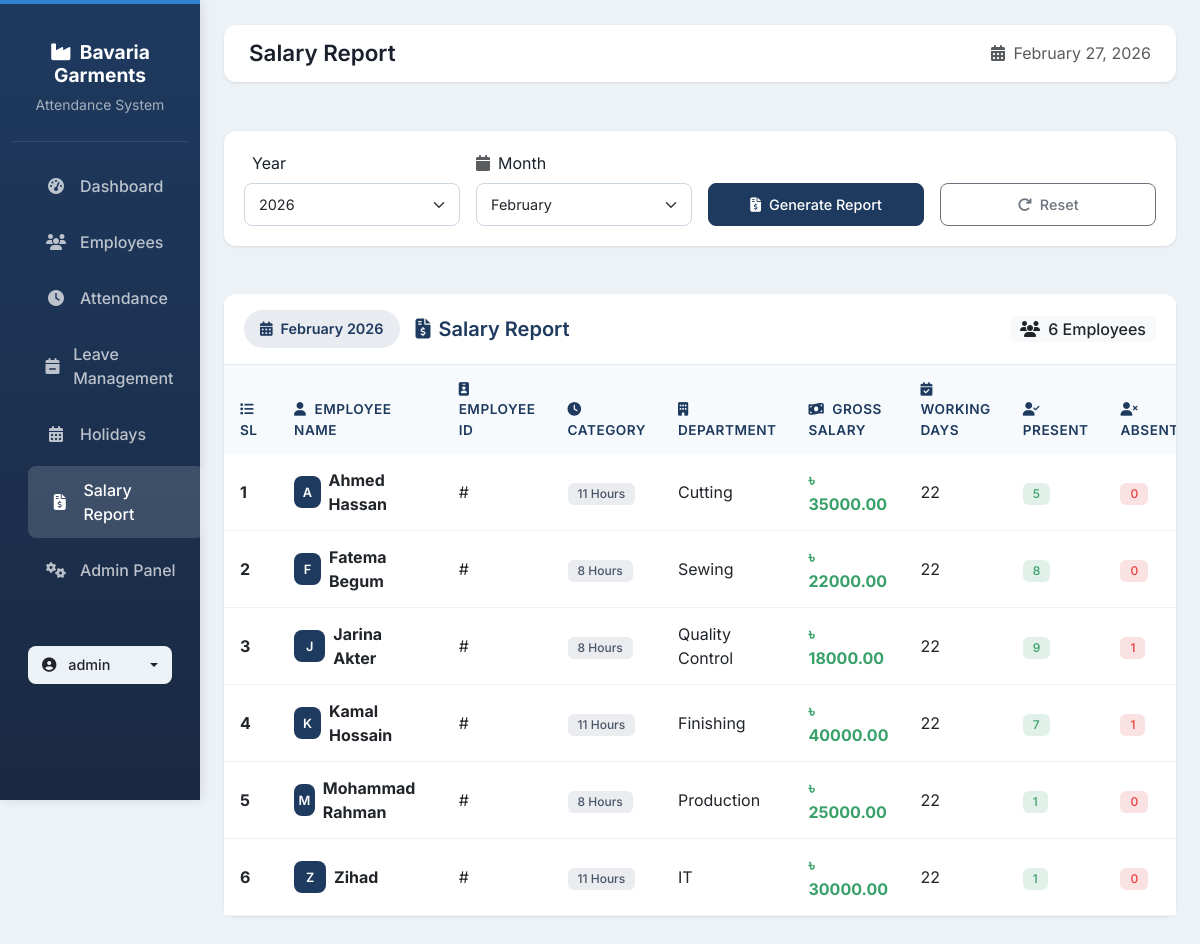
Screenshot of /dashboard/salary-report/ (signed in) with the database file from the repository.
### apps/accounts/models.py (models this page shows, shortened)
class User(AbstractUser):
    ROLE_CHOICES = (
        ('admin', 'Admin'),
        ('hr', 'HR'),
        ('viewer', 'Viewer'),
    )
    role = models.CharField(max_length=20, choices=ROLE_CHOICES, default='viewer')
    phone = models.CharField(max_length=20, blank=True)
    address = models.TextField(blank=True)
    profile_picture = models.ImageField(upload_to='profiles/', blank=True, null=True)
    created_at = models.DateTimeField(auto_now_add=True)
    updated_at = models.DateTimeField(auto_now=True)
    class Meta:
        db_table = 'users'
        verbose_name = _('user')
        verbose_name_plural = _('users')
        ordering = ['-date_joined']
    @property
    def is_admin(self):
        return self.role == 'admin' or self.is_superuser

### apps/employees/models.py (models this page shows, shortened)
class Employee(models.Model):
    CATEGORY_CHOICES = (
        ('8 hours', '8 Hours'),
        ('11 hours', '11 Hours'),
    )
    name = models.CharField(max_length=200)
    category = models.CharField(max_length=20, choices=CATEGORY_CHOICES, default='8 hours')
    gross_salary = models.DecimalField(max_digits=10, decimal_places=2)
    department = models.CharField(max_length=100)
    joining_date = models.DateField()
    status = models.BooleanField(default=True)
    is_repeated = models.BooleanField(default=False, help_text='Mark as duplicate/repeated record')
    created_at = models.DateTimeField(auto_now_add=True)
    updated_at = models.DateTimeField(auto_now=True)
    class Meta:
        db_table = 'employees'
        verbose_name = 'Employee'
        verbose_name_plural = 'Employees'
        ordering = ['-created_at']
    @property
    def required_hours_per_day(self):
        if self.category == '8 hours':
            return 8
        elif self.category == '11 hours':
            return 11
        return 8

### apps/dashboard/views.py (the view)
# urls.py: path('salary-report/', views.SalaryReportView.as_view(), name='salary_report'),
class SalaryReportView(LoginRequiredMixin, TemplateView):
    template_name = 'dashboard/salary_report.html'
    def get_context_data(self, **kwargs):
        context = super().get_context_data(**kwargs)
        year = self.request.GET.get('year', timezone.now().year)
        month = self.request.GET.get('month', timezone.now().month)
        try:
            year = int(year)
            month = int(month)
        except ValueError:
            year = timezone.now().year
            month = timezone.now().month
        employees = Employee.objects.filter(status=True).order_by('name')
        salary_data = []
        for employee in employees:
            service = SalaryCalculationService(employee, year, month)
            data = service.calculate_salary()
            salary_data.append(data)
        context['employees_salary'] = salary_data
        context['selected_year'] = year
        context['selected_month'] = month
        context['month_name'] = calendar.month_name[month]
        current_year = timezone.now().year
        context['years'] = range(current_year - 2, current_year + 3)
        context['months'] = [(m, calendar.month_name[m]) for m in range(1, 13)]
        return context

### templates/dashboard/salary_report.html (shortened to what this page needs)
{% extends 'base.html' %}
{% load static %}
{% block page_title %}Salary Report{% endblock %}
{% block content %}
<div class="row">
    <div class="col-12">
        <div class="filter-section mt-4">
            <form method="get" class="row g-3">
                <div class="col-md-3">
                    <label for="year" class="form-label">Year</label>
                    <select name="year" id="year" class="form-select">
                        {% for y in years %}
                        <option value="{{ y }}" {% if y == selected_year %}selected{% endif %}>{{ y }}</option>
                        {% endfor %}
                    </select>
                </div>
                <div class="col-md-3">
                    <label for="month" class="form-label"><i class="fas fa-calendar me-2 text-muted"></i>Month</label>
                    <select name="month" id="month" class="form-select">
                        {% for m, month_name in months %}
                        <option value="{{ m }}" {% if m == selected_month %}selected{% endif %}>{{ month_name }}</option>
                        {% endfor %}
                    </select>
                </div>
                <div class="col-md-3 d-flex align-items-end">
                    <button type="submit" class="btn btn-primary w-100">
                        <i class="fas fa-file-invoice-dollar me-2"></i>Generate Report
                    </button>
                </div>
                <div class="col-md-3 d-flex align-items-end">
                    <a href="{% url 'dashboard:salary_report' %}" class="btn btn-outline-secondary w-100">
                        <i class="fas fa-redo me-2"></i>Reset
                    </a>
                </div>
            </form>
        </div>
    </div>
</div>
<div class="row mt-4">
    <div class="col-12">
        <div class="card">
            <div class="card-header bg-white d-flex justify-content-between align-items-center">
                <div class="d-flex align-items-center">
                    <span class="month-badge me-3">
                        <i class="fas fa-calendar-alt me-2"></i>{{ month_name }} {{ selected_year }}
                    </span>
                    <h5 class="mb-0 header-text"><i class="fas fa-file-invoice-dollar me-2"></i>Salary Report</h5>
                </div>
                <span class="badge bg-light text-dark fs-6">
                    <i class="fas fa-users me-1"></i> {{ employees_salary|length }} Employees
                </span>
            </div>
            <div class="card-body p-0">
                <div class="table-responsive">
                    <table class="table table-hover mb-0">
                        <thead>
                            <tr>
                                <th><i class="fas fa-list me-2"></i>SL</th>
                                <th><i class="fas fa-user me-2"></i>Employee Name</th>
                                <th><i class="fas fa-id-badge me-2"></i>Employee ID</th>
                                <th><i class="fas fa-clock me-2"></i>Category</th>
                                <th><i class="fas fa-building me-2"></i>Department</th>
                                <th><i class="fas fa-money-bill-wave me-2"></i>Gross Salary</th>
                                <th><i class="fas fa-calendar-check me-2"></i>Working Days</th>
                                <th><i class="fas fa-user-check me-2"></i>Present</th>
                                <th><i class="fas fa-user-times me-2"></i>Absent</th>
                            </tr>
                        </thead>
                        <tbody>
                            {% for data in employees_salary %}
                            <tr>
                                <td><span class="fw-bold">{{ forloop.counter }}</span></td>
                                <td>
                                    <div class="d-flex align-items-center">
                                        <div class="employee-avatar-sm me-2" style="width:32px;height:32px;background:#1e3a5f;border-radius:8px;display:flex;align-items:center;justify-content:center;color:white;font-weight:600;font-size:0.8rem;">
                                            {{ data.employee.name|make_list|first|upper }}
                                        </div>
                                        <strong>{{ data.employee.name }}</strong>
                                    </div>
                                </td>
                                <td>#{{ data.employee.employee_id }}</td>
                                <td><span class="badge" style="background: rgba(113, 128, 150, 0.15); color: #4a5568;">{{ data.employee.get_category_display }}</span></td>
                                <td>{{ data.employee.department }}</td>
                                <td class="fw-bold" style="color: #38a169;">৳ {{ data.gross_salary|floatformat:2 }}</td>
                                <td>{{ data.working_days }}</td>
                                <td><span class="badge" style="background: rgba(56, 161, 105, 0.15); color: #38a169;">{{ data.present_days }}</span></td>
                                <td><span class="badge" style="background: rgba(229, 62, 62, 0.15); color: #e53e3e;">{{ data.absent_days }}</span></td>
                            </tr>
                            {% endfor %}
                        </tbody>
                    </table>
                </div>
            </div>
        </div>
    </div>
</div>
{% endblock %}

### templates/base.html (shortened to what this page needs)
{% load static %}
<!DOCTYPE html>
<html lang="en">
<head>
    <link href="https://cdn.jsdelivr.net/npm/bootstrap@5.3.0/dist/css/bootstrap.min.css" rel="stylesheet">
    <link href="https://cdnjs.cloudflare.com/ajax/libs/font-awesome/6.4.0/css/all.min.css" rel="stylesheet">
</head>
<body>
    <div class="container-fluid">
        <div class="row">
            {% if user.is_authenticated %}
            <nav class="col-md-3 col-lg-2 d-md-block sidebar collapse show">
                <div class="position-sticky pt-3">
                    <div class="brand-section">
                        <h4><i class="fas fa-industry me-2"></i>Bavaria Garments</h4>
                        <small style="color: rgba(255,255,255,0.6);">Attendance System</small>
                    </div>
                    <ul class="nav flex-column mt-3">
                        <li class="nav-item">
                            <a href="{% url 'dashboard:dashboard' %}" class="{% if request.resolver_match.url_name == 'dashboard' %}active{% endif %}">
                                <i class="fas fa-tachometer-alt"></i> Dashboard
                            </a>
                        </li>
                        {% if user.is_admin or user.is_hr %}
                        <li class="nav-item">
                            <a href="{% url 'employees:employee_list' %}" class="{% if 'employees' in request.path %}active{% endif %}">
                                <i class="fas fa-users"></i> Employees
                            </a>
                        </li>
                        <li class="nav-item">
                            <a href="{% url 'attendance:attendance_list' %}" class="{% if 'attendance' in request.path %}active{% endif %}">
                                <i class="fas fa-clock"></i> Attendance
                            </a>
                        </li>
                        <li class="nav-item">
                            <a href="{% url 'leave:leave_list' %}" class="{% if 'leave' in request.path %}active{% endif %}">
                                <i class="fas fa-calendar-minus"></i> Leave Management
                            </a>
                        </li>
                        <li class="nav-item">
                            <a href="{% url 'holidays:holiday_list' %}" class="{% if 'holidays' in request.path %}active{% endif %}">
                                <i class="fas fa-calendar-alt"></i> Holidays
                            </a>
                        </li>
                        {% endif %}
                        <li class="nav-item">
                            <a href="{% url 'dashboard:salary_report' %}" class="{% if 'salary' in request.path %}active{% endif %}">
                                <i class="fas fa-file-invoice-dollar"></i> Salary Report
                            </a>
                        </li>
                        {% if user.is_admin %}
                        <li class="nav-item">
                            <a href="/admin" target="_blank">
                                <i class="fas fa-cogs"></i> Admin Panel
                            </a>
                        </li>
                        {% endif %}
                    </ul>
                    <div class="mt-4 px-3">
                        <div class="dropdown">
                            <button class="btn user-dropdown dropdown-toggle w-100 d-flex align-items-center justify-content-between" type="button" data-bs-toggle="dropdown">
                                <span><i class="fas fa-user-circle me-2"></i> {{ user.username }}</span>
                            </button>
                        </div>
                    </div>
                </div>
            </nav>
            {% endif %}
            <main class="col-md-9 ms-sm-auto col-lg-10 px-md-4 main-content">
                {% if user.is_authenticated %}
                <nav class="modern-navbar d-flex justify-content-between align-items-center">
                    <div class="d-flex align-items-center">
                        <h1 class="page-title">{% block page_title %}Dashboard{% endblock %}</h1>
                    </div>
                    <div class="d-flex align-items-center">
                        <span class="text-muted">
                            <i class="fas fa-calendar-alt me-1"></i> {% now "F j, Y" %}
                        </span>
                    </div>
                </nav>
                {% endif %}
                {% block content %}{% endblock %}
            </main>
        </div>
    </div>
</body>
</html>

### rows the page displays
User: username "admin"
Employee: employee.name|make_list "A", employee.name "Ahmed Hassan", employee.category "11 Hours", employee.department "Cutting", gross_salary "35000.00"
Employee: employee.name|make_list "F", employee.name "Fatema Begum", employee.category "8 Hours", employee.department "Sewing", gross_salary "22000.00"
Employee: employee.name|make_list "J", employee.name "Jarina Akter", employee.category "8 Hours", employee.department "Quality Control", gross_salary "18000.00"
Employee: employee.name|make_list "K", employee.name "Kamal Hossain", employee.category "11 Hours", employee.department "Finishing", gross_salary "40000.00"
Employee: employee.name|make_list "M", employee.name "Mohammad Rahman", employee.category "8 Hours", employee.department "Production", gross_salary "25000.00"
Employee: employee.name|make_list "Z", employee.name "Zihad", employee.category "11 Hours", employee.department "IT", gross_salary "30000.00"

### other values shown
{{ month_name }} "February"
{{ selected_year }} "2026"
{{ employees_salary|length }} "6"
{{ data.working_days }} "22" "22" "22" "22" "22" "22"
{{ data.present_days }} "5" "8" "9" "7" "1" "1"
{{ data.absent_days }} "0" "0" "1" "1" "0" "0"
form field year "2026"
form field month "February"
